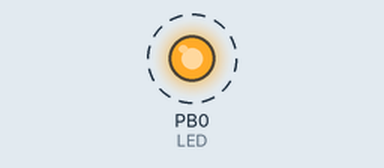
Simulated run of this sketch. Board: ATtiny85, built with avr-gcc and run on an emulated ATtiny85. Parts: output pins drawn as LEDs (lit = HIGH). Dashed ring = blinking.

Above: at 0.7 s.
Timing chart, 0 to 4.9 s (numbered marks = the images above):
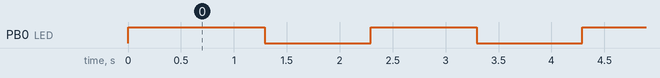

The sketch:

pi-shutdown-logged-in.ino
```cpp
  #include "DigiKeyboard.h"
  #define LED 0

  void setup() {
    pinMode(LED, OUTPUT);
    digitalWrite(LED, HIGH);
    DigiKeyboard.update();
    DigiKeyboard.sendKeyStroke(0);
    DigiKeyboard.delay(250);
    DigiKeyboard.write(PSTR(" sudo shutdown -h now"));
    DigiKeyboard.sendKeyStroke(KEY_ENTER);
  }


  void loop() {
    digitalWrite(0,HIGH);
    DigiKeyboard.update();
    DigiKeyboard.sendKeyStroke(0);
    DigiKeyboard.delay(1000);
    digitalWrite(0,LOW);
    DigiKeyboard.delay(1000);
  }
```

Measured:
- by itself, PB0 (LED): alternates HIGH for 1.0 s and LOW for 1.0 s
